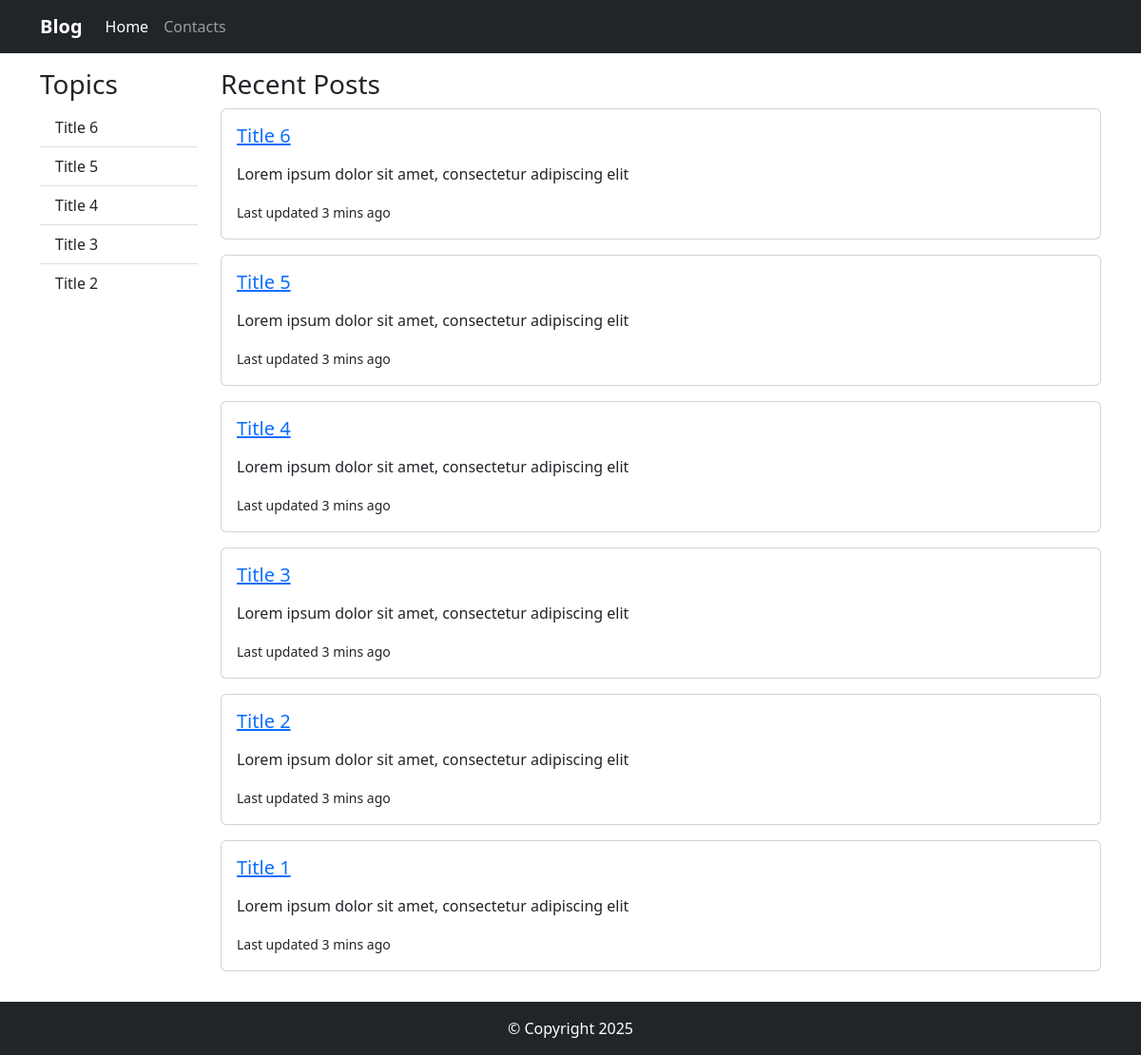
The page / on the database its author committed.
### tables this page shows
CREATE TABLE `posts` (
  `post_id` int UNSIGNED NOT NULL,
  `title` varchar(255) NOT NULL,
  `slug` varchar(255) NOT NULL,
  `excerpt` varchar(255) NOT NULL,
  `content` text NOT NULL
);

### config/routes.php (called while the page is built)
<?php
$routes = [
    '' => 'index.php',
    'contacts' => 'contacts.php',
    'post' => 'post.php',
];

### app/controllers/index.php (called while the page is built, shortened)
<?php
$header = "Recent Posts" ;
$posts = $db->query("SELECT * FROM posts ORDER BY post_id DESC")->fetchAll();
$most_popular_posts = $db->query("SELECT * FROM posts ORDER BY post_id DESC LIMIT 5")->fetchAll();
require_once VIEWS . '/index.tmpl.php';

### public/index.php (called while the page is built, shortened)
<?php
require CORE . '/classes/DB.php';
$db_config = require CONFIG . '/db.php';
$db = new DB($db_config);
require_once CORE . '/router.php';

### config/db.php (called while the page is built)
<?php
return [
    'host' => 'MySQL-8.2',
    'dbname' => 'mvc_blog',
    'username' => 'root',
    'password' => '',
    'charset' => 'utf8',
    'options' => [
        PDO::ATTR_DEFAULT_FETCH_MODE => PDO::FETCH_ASSOC,
    ],
];

### core/classes/DB.php (called while the page is built)
<?php
class DB
{
    private $conn;
    public function __construct(array $db_config)
    {
        $dsn = "mysql:host={$db_config['host']};dbname={$db_config['dbname']};charset={$db_config['charset']}";
        try {
            $this->conn = new PDO($dsn, $db_config['username'], $db_config['password'], $db_config['options']);
        } catch (PDOException $e) {
            abort(500);
        }
    }
    public function query($query)
    {
        $stmt = $this->conn->prepare($query);
        $stmt->execute();
        return $stmt;
    }
}

### app/views/index.tmpl.php (the view)
<? require_once (VIEWS . '/components/header.php'); ?>
        <main class="main py-3">
            <div class="container">
                <div class="row">
                     <? require_once ('components/sidebar.php'); ?>
                    <div class="col-10">
                        <h3><?= $header ?? '' ?></h3>
                            <?php foreach ($posts as $post):?>
                                <div class="card mb-3 post-card">
                                    <div class="row g-0">
                                        <div class="col-md-12">
                                        <div class="card-body">
                                                <a href="post?id=<?= $post['post_id'] ?>">
                                                    <h5 class="card-title"><?= $post['title']?></h5></a>
                                                <p class="card-text"><?= $post['excerpt']?></p>
                                                <p class="card-text"><small class="text-body-secondary">Last updated 3 mins ago</small></p>
                                        </div>
                                        </div>
                                    </div>
                                </div>
                            <?php endforeach; ?>
                    </div>
                </div>
            </div>
        </main>
        <? require_once (VIEWS . '/components/footer.php'); ?>

### core/router.php
<?php
require_once CONFIG . '/routes.php';
$uri = trim(parse_url($_SERVER['REQUEST_URI'])['path'], '/');
if (array_key_exists($uri, $routes)) {
    if (file_exists(CONTROLLERS . "/{$routes[$uri]}")) {
        require CONTROLLERS . "/{$routes[$uri]}";
    } else {
        abort();
    }
} else {
    abort();
}

### app/views/components/header.php (shortened to what this page needs)
<!DOCTYPE html>
<html lang="ru">
<head>
    <link rel="stylesheet" href="https://cdn.jsdelivr.net/npm/bootstrap@5.2.3/dist/css/bootstrap.min.css">
    <link rel="stylesheet" href="assets/main.css">
</head>
<body>
    <div class="wrapper">
        <header class="header">
            <nav class="navbar navbar-expand-lg navbar-dark bg-dark">
                <div class="container-fluid container">
                    <a class="navbar-brand" href="#"><b>Blog</b></a>
                    <div class="collapse navbar-collapse" id="navbarSupportedContent">
                        <ul class="navbar-nav me-auto mb-2 mb-lg-0">
                            <li class="nav-item">
                                <a class="nav-link active" aria-current="page" href="/">Home</a>
                            </li>
                            <li class="nav-item">
                                <a class="nav-link" href="contacts">Contacts</a>
                            </li>
                        </ul>
                    </div>
                </div>
            </nav>
        </header>

### app/views/components/sidebar.php
<div class="col-2">
                        <h3>Topics</h3>
                        <div class="list-group list-group-flush">
                                <?php foreach ($most_popular_posts as $link):?>
                                        <a href="post?id=<?= $post['post_id'] ?>" class='list-group-item list-group-item-action'><?=$link['title']?></a>
                                <?php endforeach; ?>
                            </div>
                     </div>

### app/views/components/footer.php (shortened to what this page needs)
<footer class="footer">
            <div class="text-bg-dark p-3 text-center">
                &copy; Copyright <?= date('Y') ?>
            </div>
        </footer>
    </div>
</body>
</html>

### rows shown on the page
posts: title "Title 6", excerpt "Lorem ipsum dolor sit amet, consectetur adipiscing elit"
posts: title "Title 5", excerpt "Lorem ipsum dolor sit amet, consectetur adipiscing elit"
posts: title "Title 4", excerpt "Lorem ipsum dolor sit amet, consectetur adipiscing elit"
posts: title "Title 3", excerpt "Lorem ipsum dolor sit amet, consectetur adipiscing elit"
posts: title "Title 2", excerpt "Lorem ipsum dolor sit amet, consectetur adipiscing elit"
posts: title "Title 1", excerpt "Lorem ipsum dolor sit amet, consectetur adipiscing elit"

### other values the page prints
$header "Recent Posts"
